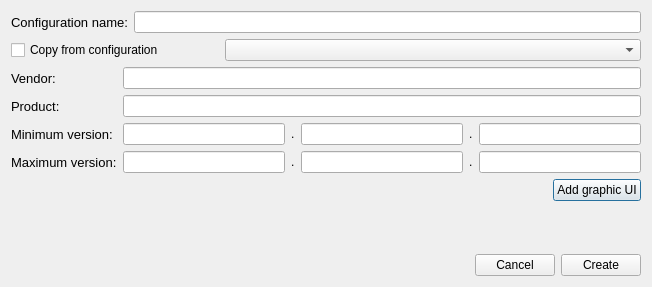
<?xml version="1.0" encoding="UTF-8"?>
<ui version="4.0">
 <class>AddNewConfigWidget</class>
 <widget class="QDialog" name="AddNewConfigWidget">
  <property name="geometry">
   <rect>
    <x>0</x>
    <y>0</y>
    <width>652</width>
    <height>287</height>
   </rect>
  </property>
  <property name="windowTitle">
   <string>AddNewConfigWidget</string>
  </property>
  <layout class="QGridLayout" name="gridLayout">
   <item row="0" column="0">
    <layout class="QVBoxLayout" name="verticalLayout_3">
     <item>
      <layout class="QHBoxLayout" name="horizontalLayout_4">
       <item>
        <widget class="QLabel" name="label">
         <property name="font">
          <font>
           <pointsize>10</pointsize>
          </font>
         </property>
         <property name="text">
          <string>Configuration name:</string>
         </property>
         <property name="buddy">
          <cstring>config_name_edit</cstring>
         </property>
        </widget>
       </item>
       <item>
        <widget class="QLineEdit" name="config_name_edit"/>
       </item>
      </layout>
     </item>
     <item>
      <layout class="QHBoxLayout" name="horizontalLayout_5" stretch="1,2">
       <item>
        <widget class="QCheckBox" name="checkBox">
         <property name="text">
          <string>Copy from configuration</string>
         </property>
        </widget>
       </item>
       <item>
        <widget class="QComboBox" name="old_configurations_list"/>
       </item>
      </layout>
     </item>
     <item>
      <layout class="QHBoxLayout" name="horizontalLayout_7">
       <item>
        <layout class="QVBoxLayout" name="verticalLayout">
         <item>
          <widget class="QLabel" name="label_2">
           <property name="font">
            <font>
             <pointsize>10</pointsize>
            </font>
           </property>
           <property name="text">
            <string>Vendor:</string>
           </property>
          </widget>
         </item>
         <item>
          <widget class="QLabel" name="label_3">
           <property name="font">
            <font>
             <pointsize>10</pointsize>
            </font>
           </property>
           <property name="text">
            <string>Product:</string>
           </property>
          </widget>
         </item>
         <item>
          <widget class="QLabel" name="label_4">
           <property name="font">
            <font>
             <pointsize>10</pointsize>
            </font>
           </property>
           <property name="text">
            <string>Minimum version:</string>
           </property>
          </widget>
         </item>
         <item>
          <widget class="QLabel" name="label_5">
           <property name="font">
            <font>
             <pointsize>10</pointsize>
            </font>
           </property>
           <property name="text">
            <string>Maximum version:</string>
           </property>
          </widget>
         </item>
        </layout>
       </item>
       <item>
        <layout class="QVBoxLayout" name="verticalLayout_2">
         <item>
          <widget class="QLineEdit" name="vendor_edit"/>
         </item>
         <item>
          <widget class="QLineEdit" name="product_edit"/>
         </item>
         <item>
          <layout class="QHBoxLayout" name="horizontalLayout_2">
           <item>
            <widget class="VersionLineEdit" name="min_major_version"/>
           </item>
           <item>
            <widget class="QLabel" name="label_6">
             <property name="text">
              <string>.</string>
             </property>
            </widget>
           </item>
           <item>
            <widget class="VersionLineEdit" name="min_minor_version"/>
           </item>
           <item>
            <widget class="QLabel" name="label_7">
             <property name="text">
              <string>.</string>
             </property>
            </widget>
           </item>
           <item>
            <widget class="VersionLineEdit" name="min_release_version"/>
           </item>
          </layout>
         </item>
         <item>
          <layout class="QHBoxLayout" name="horizontalLayout_6">
           <item>
            <widget class="VersionLineEdit" name="max_major_version"/>
           </item>
           <item>
            <widget class="QLabel" name="label_8">
             <property name="text">
              <string>.</string>
             </property>
            </widget>
           </item>
           <item>
            <widget class="VersionLineEdit" name="max_minor_version"/>
           </item>
           <item>
            <widget class="QLabel" name="label_9">
             <property name="text">
              <string>.</string>
             </property>
            </widget>
           </item>
           <item>
            <widget class="VersionLineEdit" name="max_release_version"/>
           </item>
          </layout>
         </item>
        </layout>
       </item>
      </layout>
     </item>
     <item>
      <layout class="QHBoxLayout" name="horizontalLayout_3">
       <item>
        <spacer name="horizontalSpacer_2">
         <property name="orientation">
          <enum>Qt::Horizontal</enum>
         </property>
         <property name="sizeHint" stdset="0">
          <size>
           <width>40</width>
           <height>20</height>
          </size>
         </property>
        </spacer>
       </item>
       <item>
        <widget class="QPushButton" name="pushButton">
         <property name="text">
          <string>Add graphic UI</string>
         </property>
        </widget>
       </item>
      </layout>
     </item>
     <item>
      <spacer name="verticalSpacer">
       <property name="orientation">
        <enum>Qt::Vertical</enum>
       </property>
       <property name="sizeHint" stdset="0">
        <size>
         <width>20</width>
         <height>40</height>
        </size>
       </property>
      </spacer>
     </item>
     <item>
      <layout class="QHBoxLayout" name="horizontalLayout">
       <item>
        <spacer name="horizontalSpacer">
         <property name="orientation">
          <enum>Qt::Horizontal</enum>
         </property>
         <property name="sizeHint" stdset="0">
          <size>
           <width>40</width>
           <height>20</height>
          </size>
         </property>
        </spacer>
       </item>
       <item>
        <widget class="QPushButton" name="cancel_button">
         <property name="text">
          <string>Cancel</string>
         </property>
        </widget>
       </item>
       <item>
        <widget class="QPushButton" name="add_button">
         <property name="text">
          <string>Create</string>
         </property>
        </widget>
       </item>
      </layout>
     </item>
    </layout>
   </item>
  </layout>
  <zorder>label</zorder>
  <zorder>config_name_edit</zorder>
  <zorder>add_button</zorder>
  <zorder>cancel_button</zorder>
  <zorder>horizontalSpacer</zorder>
  <zorder>checkBox</zorder>
  <zorder>verticalSpacer</zorder>
  <zorder>old_configurations_list</zorder>
  <zorder>label_2</zorder>
  <zorder>label_3</zorder>
  <zorder>label_4</zorder>
  <zorder>label_5</zorder>
  <zorder>product_edit</zorder>
  <zorder>min_major_version</zorder>
  <zorder>vendor_edit</zorder>
  <zorder>pushButton</zorder>
  <zorder>horizontalSpacer_2</zorder>
  <zorder>pushButton</zorder>
  <zorder>label_6</zorder>
  <zorder>min_minor_version</zorder>
  <zorder>label_7</zorder>
  <zorder>min_release_version</zorder>
  <zorder>layoutWidget</zorder>
 </widget>
 <layoutdefault spacing="6" margin="11"/>
 <customwidgets>
  <customwidget>
   <class>VersionLineEdit</class>
   <extends>QLineEdit</extends>
   <header>versionlineedit.h</header>
  </customwidget>
 </customwidgets>
 <resources/>
 <connections/>
</ui>
